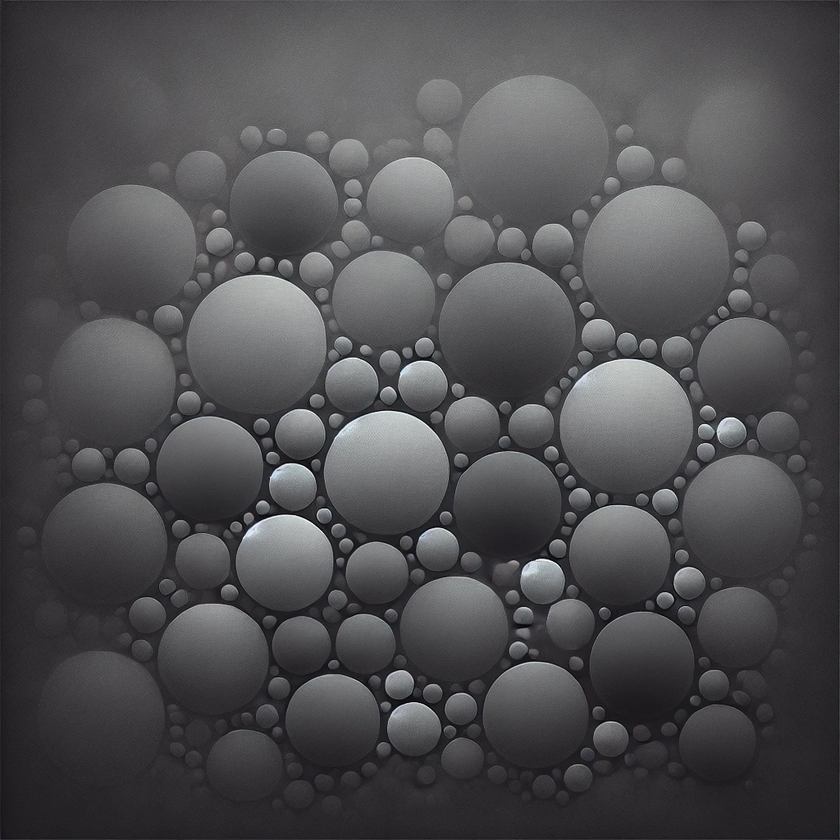
#> input picture COS3401(1-86)/Assignment/images/dark_image.png, 840 x 840 px, shrunk from 1024 x 1024 before the run
$ python assignment2.py   (older library calls are emulated)
#> lines starting #> are read from the running program, lines starting #| are printed output that depends on the picture
### COS3401(1-86)/Assignment/utils.py
import cv2
import matplotlib.pyplot as plt
import numpy as np

# [4 lines left out: function show_image_cv2, not called in this run]

def show_image_plt(img, title = '', gray = False):
    plt.axis('off')
    plt.imshow(img, cmap='gray' if gray else None)

    if title:
        plt.title(title)

    plt.show()

# [41 lines left out: functions show_images_plt, power_gamma, prewitt_operator_meth, not called in this run]

def sobel_operator(img):
    gx = cv2.Sobel(img, cv2.CV_64F, 1, 0, ksize=3)
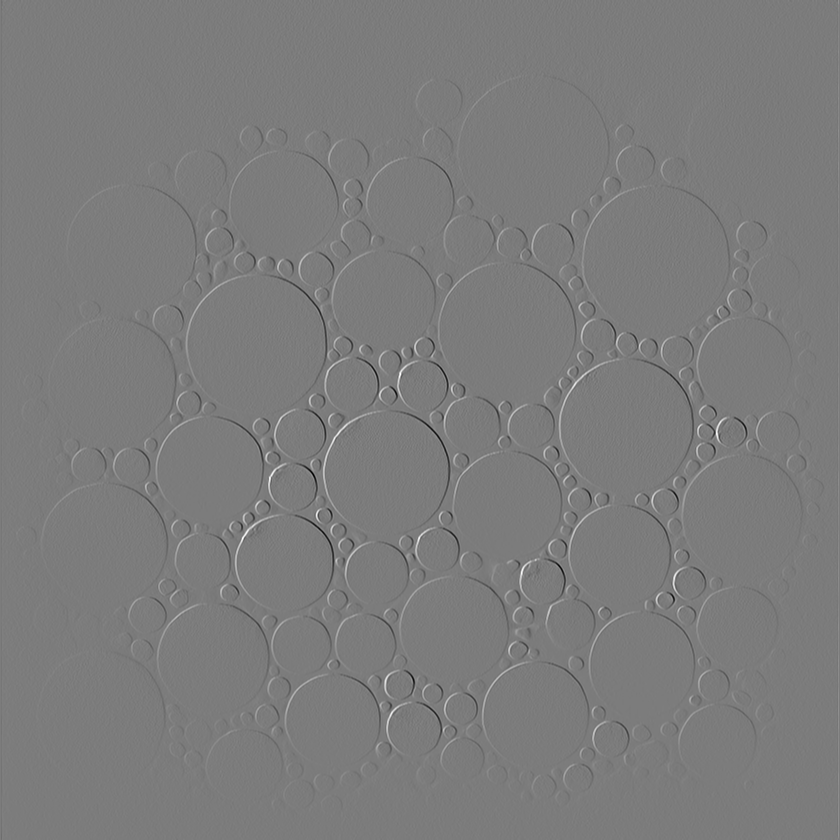
#> gx: shape (840, 840) float64; min -718, max 755, mean 0.1; drawn with min black and max white
    gy = cv2.Sobel(img, cv2.CV_64F, 0, 1, ksize=3)
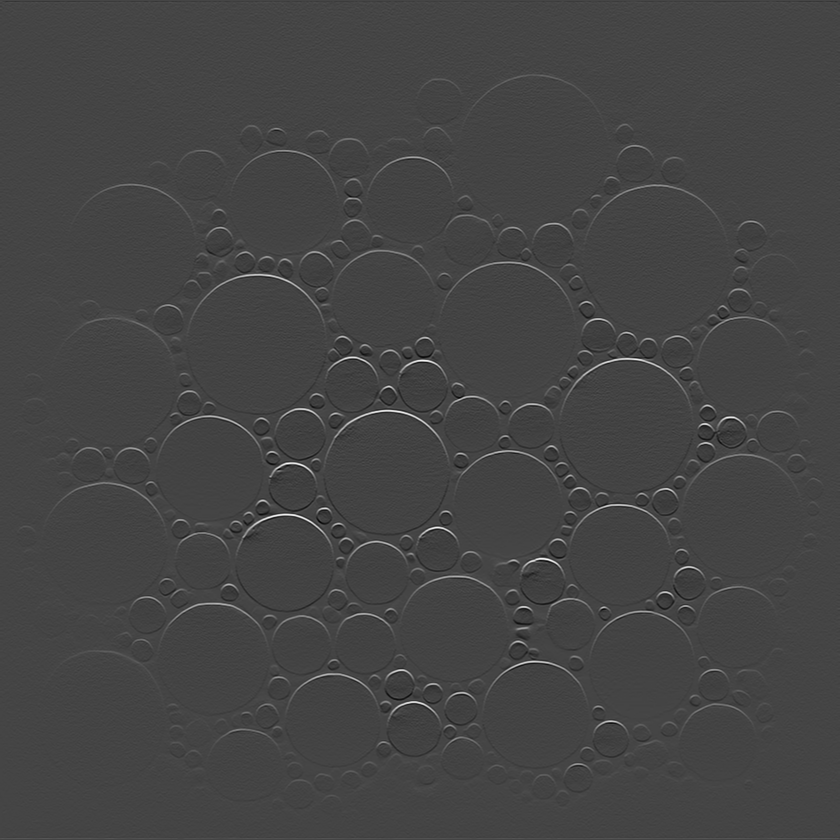
#> gy: shape (840, 840) float64; min -367, max 989, mean -0.3; drawn with min black and max white
    out = np.sqrt(gx**2 + gy**2)
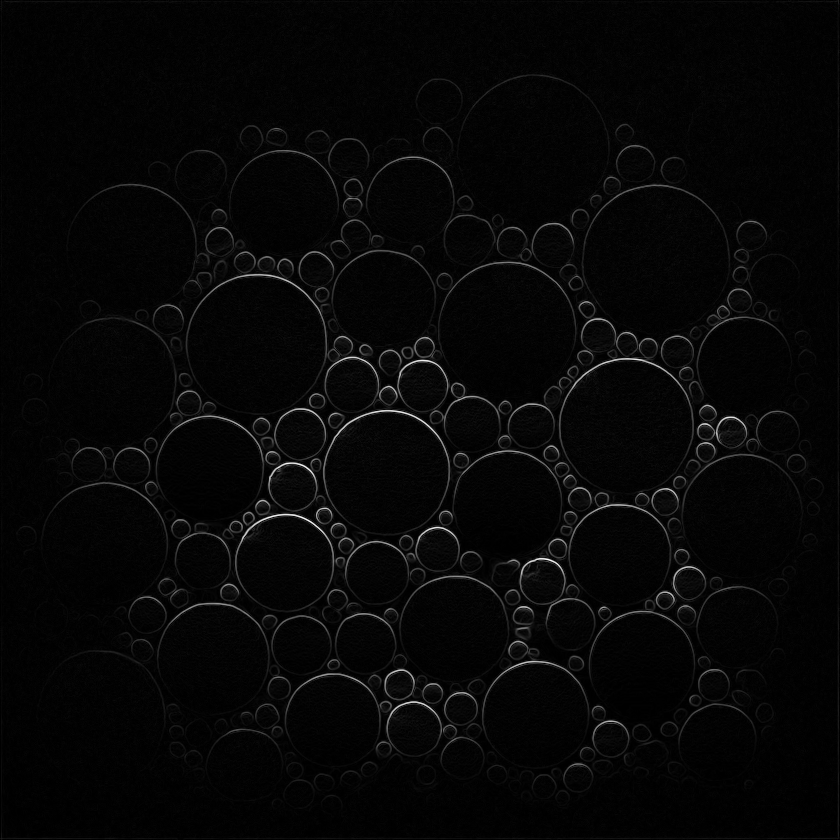
#> out: shape (840, 840) float64; min 0, max 1000.8, mean 27; drawn with min black and max white
    return out.astype(np.uint8)
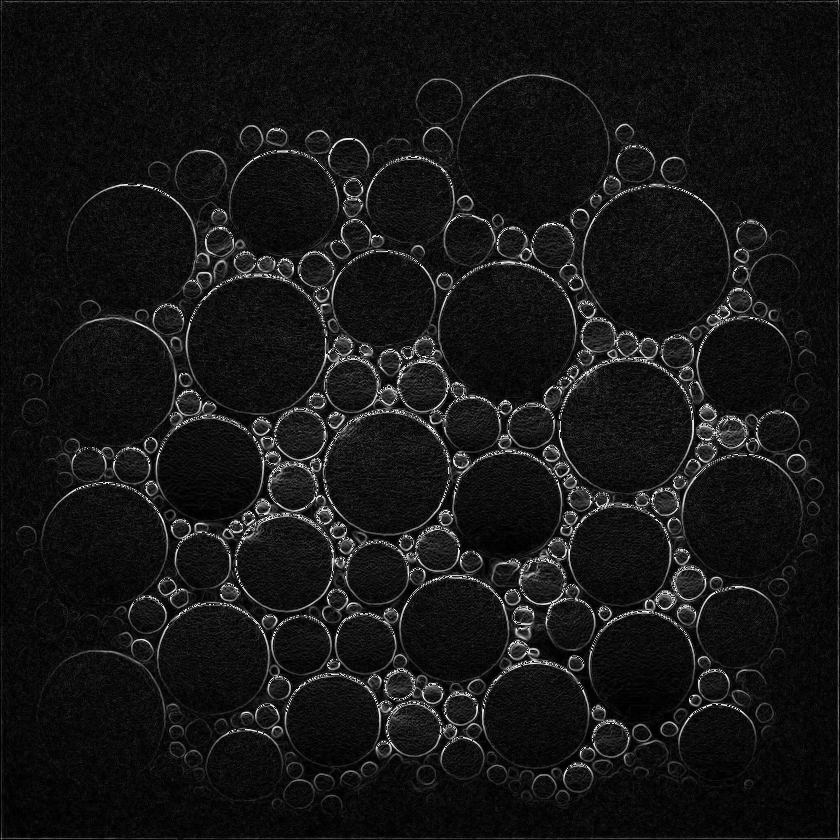
#> returned value: shape (840, 840); min 0, max 255, mean 22

# [187 lines left out: functions reduce_saturation, rgb_to_cmyk, cmyk_to_rgb, intermean, apply_threshold, histogram and 6 more, not called in this run]

### COS3401(1-86)/Assignment/assignment2.py
import numpy as np
import cv2
from utils import *

def process(img, gamma=None, edge=False, equalize=False):
    result = img.copy()

    if gamma is not None:
        result = power_gamma(result, gamma)

    if edge:
        result = sobel_operator(result)

    if equalize:
        result = cv2.equalizeHist(img)

    return result

# อ่านรูป
img = cv2.imread('./images/dark_image.png', 0)
show_image_plt(img, gray=True, title='Original')

# 2.1 เอารูปดั้งเดิมไปทำ Edge Detection
img_sobel = process(img, edge=True)
#> (the run stopped early here; a loop or call above may not have finished)

$ run again, with COS3401(1-86)/Assignment/images/frame_ivus.png copied over COS3401(1-86)/Assignment/images/dark_image.png
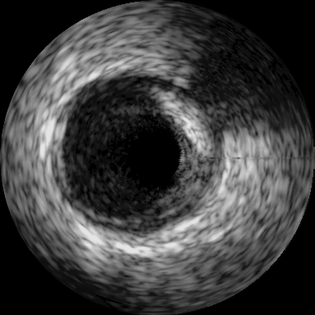
#> input picture COS3401(1-86)/Assignment/images/frame_ivus.png, 315 x 315 px, shrunk from 384 x 384 before the run
#> img is the input picture: shape (315, 315); min 0, max 231, mean 62
#> in sobel_operator, `out = np.sqrt(gx**2 + gy**2)`:
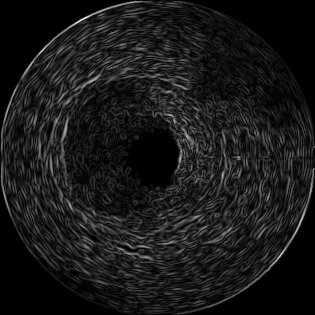
#> out: shape (315, 315) float64; min 0, max 626.4, mean 62.1; drawn with min black and max white
#> in sobel_operator, `return out.astype(np.uint8)`:
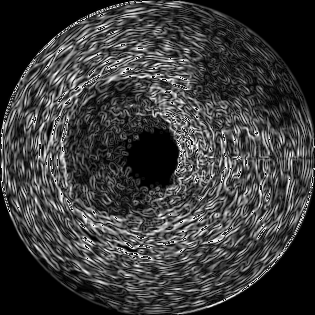
#> returned value: shape (315, 315); min 0, max 255, mean 58.4

$ run again, with COS3401(1-86)/Assignment/images/shade.png copied over COS3401(1-86)/Assignment/images/dark_image.png
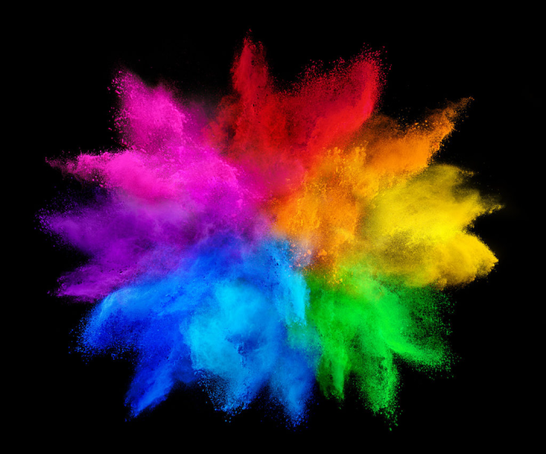
#> input picture COS3401(1-86)/Assignment/images/shade.png, 546 x 454 px, shrunk from 665 x 554 before the run
#> in sobel_operator, `gy = cv2.Sobel(img, cv2.CV_64F, 0, 1, ksize=3)`:
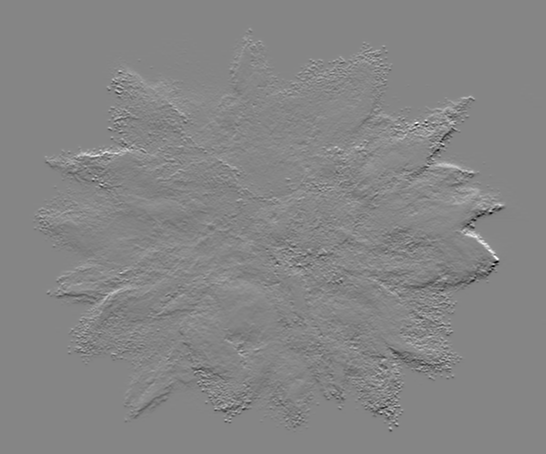
#> gy: shape (454, 546) float64; min -503, max 456, mean 0; drawn with min black and max white
#> in sobel_operator, `return out.astype(np.uint8)`:
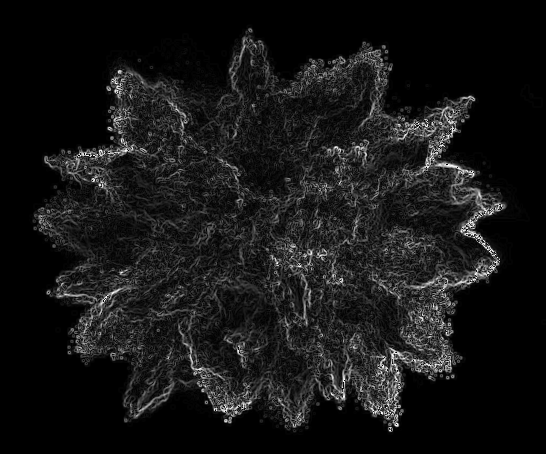
#> returned value: shape (454, 546); min 0, max 255, mean 22.2
